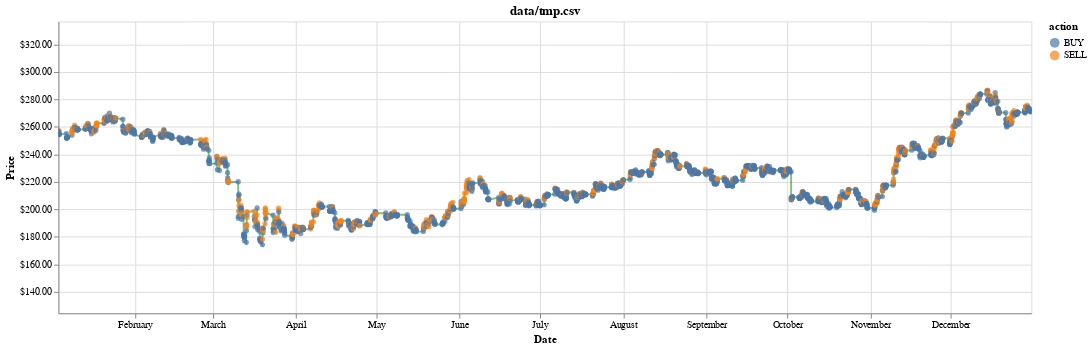

This figure's notebook cell:
### Code cell
chart = visualize(df, history, title=test_stock)
chart

### Figure 1 — Vega-Lite specification as saved in the notebook (floating-point values rounded to 4 significant figures; data arrays with more than 128 entries replaced by an {"elided": "..."} marker saying what was removed)
{"config": {"view": {"continuousWidth": 400, "continuousHeight": 300}}, "layer": [{"mark": {"type": "line", "color": "green", "opacity": 0.5}, "encoding": {"x": {"type": "temporal", "field": "date"}, "y": {"type": "quantitative", "axis": {"format": "$.2f", "title": "Price"}, "field": "position", "scale": {"clamp": true, "domain": [124.3, 336.6]}}}, "selection": {"selector001": {"type": "interval", "bind": "scales", "encodings": ["x"]}}}, {"mark": {"type": "point", "filled": true}, "encoding": {"color": {"type": "nominal", "field": "action"}, "x": {"type": "temporal", "axis": {"title": "Date"}, "field": "date"}, "y": {"type": "quantitative", "axis": {"format": "$.2f", "title": "Price"}, "field": "position", "scale": {"clamp": true, "domain": [124.3, 336.6]}}}, "selection": {"selector002": {"type": "interval", "bind": "scales", "encodings": ["x"]}}, "transform": [{"filter": "(datum.action !== 'HOLD')"}]}], "data": {"name": "data-fe9dbe2e71c5030387b4e0f488a58528"}, "height": 300, "title": "data/tmp.csv", "width": 1000, "$schema": "https://vega.github.io/schema/vega-lite/v4.8.1.json", "datasets": {"data-fe9dbe2e71c5030387b4e0f488a58528": {"elided": "2925 records"}}}
